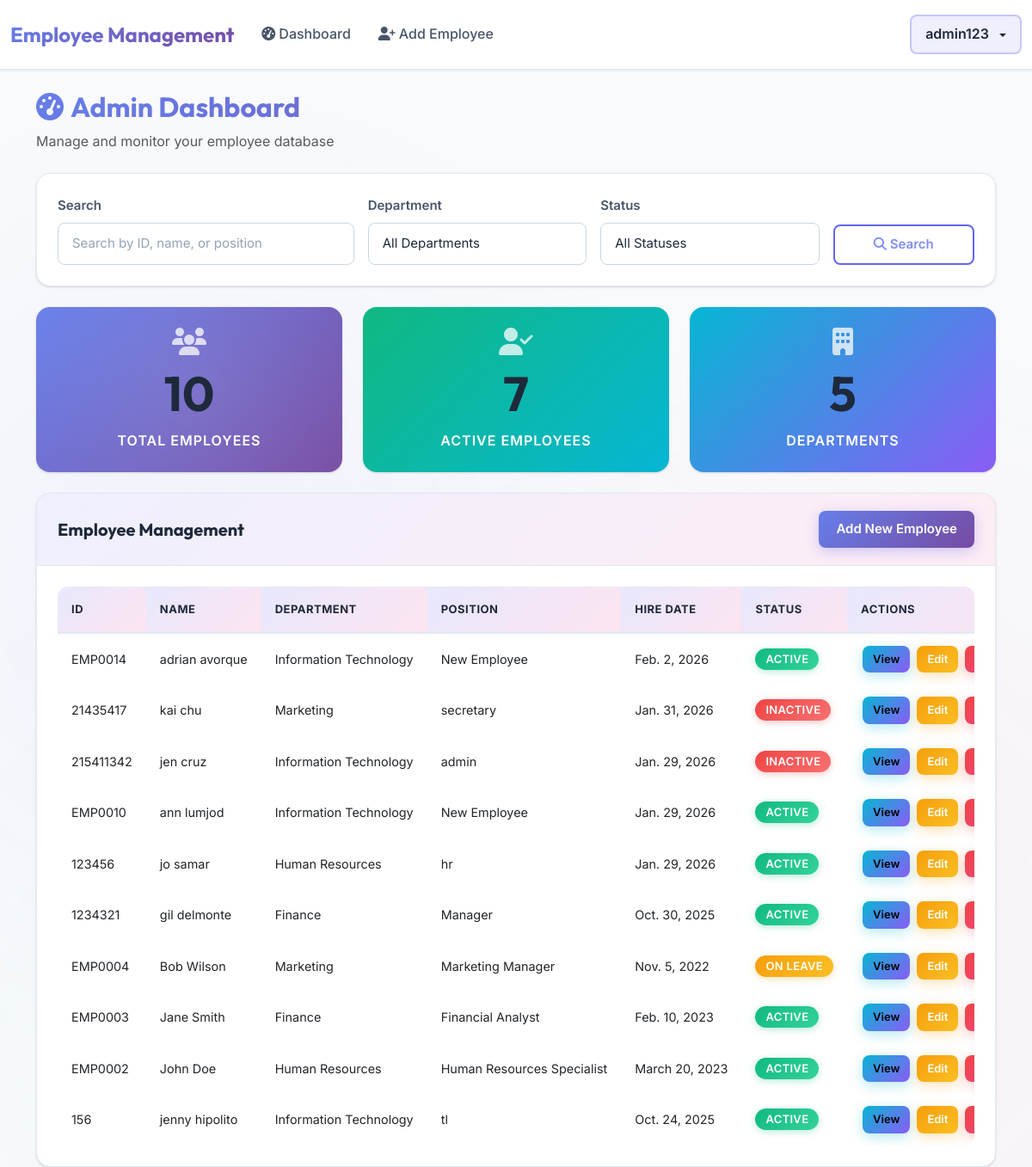
Page /employees/dashboard/ (signed in) on the committed database.
### employees/models.py (models this page shows, shortened)
class User(AbstractUser):
    ROLE_CHOICES = (
        ('admin', 'Admin'),
        ('employee', 'Employee'),
    )
    role = models.CharField(max_length=10, choices=ROLE_CHOICES, default='employee')
    phone = models.CharField(max_length=15, blank=True)
    def is_admin(self):
        return self.role == 'admin' or self.is_superuser or self.is_staff
    def get_role_display(self):
        if self.is_superuser or self.is_staff or self.role == 'admin':
            return 'Admin'
        return dict(self.ROLE_CHOICES).get(self.role, 'Employee')

class Employee(models.Model):
    DEPARTMENT_CHOICES = (
        ('IT', 'Information Technology'),
        ('HR', 'Human Resources'),
        ('FIN', 'Finance'),
        ('MKT', 'Marketing'),
        ('OPS', 'Operations'),
    )
    STATUS_CHOICES = (
        ('active', 'Active'),
        ('inactive', 'Inactive'),
        ('on_leave', 'On Leave'),
    )
    user = models.OneToOneField(User, on_delete=models.CASCADE, related_name='employee_profile')
    employee_id = models.CharField(max_length=10, unique=True)
    department = models.CharField(max_length=3, choices=DEPARTMENT_CHOICES)
    position = models.CharField(max_length=100)
    hire_date = models.DateField()
    salary = models.DecimalField(max_digits=10, decimal_places=2)
    status = models.CharField(max_length=10, choices=STATUS_CHOICES, default='active')
    address = models.TextField(blank=True)
    created_at = models.DateTimeField(auto_now_add=True)
    updated_at = models.DateTimeField(auto_now=True)
    class Meta:
        ordering = ['-created_at']

### employees/views.py (the view, shortened to what this page needs)
# urls.py: path('dashboard/', views.dashboard, name='dashboard'),
@login_required
def dashboard(request):
    if is_admin(request.user):
        query = request.GET.get('q', '')
        department = request.GET.get('department', '')
        status = request.GET.get('status', '')
        employees = Employee.objects.select_related('user').all()
        if department:
            employees = employees.filter(department=department)
        if status:
            employees = employees.filter(status=status)
        context = {
            'total_employees': Employee.objects.count(),
            'active_employees': Employee.objects.filter(status='active').count(),
            'departments': Employee.DEPARTMENT_CHOICES,
            'employees': employees,
            'query': query,
            'department': department,
            'status': status,
            'statuses': Employee.STATUS_CHOICES,
        }
        return render(request, 'employees/pages/admin_dashboard.html', context)
    else:
        employee = Employee.objects.filter(user=request.user).first()
        return render(request, 'employees/pages/employee_dashboard.html', {'employee': employee})

### employees/views.py (called while the page is built)
def is_admin(user):
    return user.is_authenticated and (getattr(user, 'role', None) == 'admin' or getattr(user, 'is_superuser', False))

### employees/templates/employees/pages/admin_dashboard.html (shortened to what this page needs)
{% extends 'employees/templates/base.html' %}
{% block content %}
<div class="container mt-4 slide-up">
  <div class="mb-4">
    <h2 class="gradient-text mb-2"><i class="fas fa-tachometer-alt me-2"></i>Admin Dashboard</h2>
    <p class="text-muted">Manage and monitor your employee database</p>
  </div>
  <div class="card mb-4">
    <div class="card-body">
      <form method="get" class="row g-3">
        <div class="col-md-4">
          <label for="q" class="form-label">Search</label>
          <input type="text" class="form-control" id="q" name="q" value="{{ query }}"
            placeholder="Search by ID, name, or position">
        </div>
        <div class="col-md-3">
          <label for="department" class="form-label">Department</label>
          <select class="form-select" id="department" name="department">
            <option value="">All Departments</option>
          </select>
        </div>
        <div class="col-md-3">
          <label for="status" class="form-label">Status</label>
          <select class="form-select" id="status" name="status">
            <option value="">All Statuses</option>
          </select>
        </div>
        <div class="col-md-2 d-flex align-items-end">
          <button type="submit" class="btn btn-outline-primary w-100">
            <i class="fas fa-search me-1"></i>Search
          </button>
        </div>
      </form>
    </div>
  </div>
  <div class="row mb-4 fade-in">
    <div class="col-md-4 mb-3 mb-md-0">
      <div class="card stats-card-primary text-white">
        <div class="card-body text-center position-relative">
          <div class="mb-2">
            <i class="fas fa-users fa-2x opacity-75"></i>
          </div>
          <h2 class="display-4 fw-bold mb-2">{{ total_employees }}</h2>
          <p class="mb-0 text-uppercase fw-semibold" style="letter-spacing: 1px;">Total Employees</p>
        </div>
      </div>
    </div>
    <div class="col-md-4 mb-3 mb-md-0">
      <div class="card stats-card-success text-white">
        <div class="card-body text-center">
          <div class="mb-2">
            <i class="fas fa-user-check fa-2x opacity-75"></i>
          </div>
          <h2 class="display-4 fw-bold mb-2">{{ active_employees }}</h2>
          <p class="mb-0 text-uppercase fw-semibold" style="letter-spacing: 1px;">Active Employees</p>
        </div>
      </div>
    </div>
    <div class="col-md-4">
      <div class="card stats-card-info text-white">
        <div class="card-body text-center">
          <div class="mb-2">
            <i class="fas fa-building fa-2x opacity-75"></i>
          </div>
          <h2 class="display-4 fw-bold mb-2">{{ departments|length }}</h2>
          <p class="mb-0 text-uppercase fw-semibold" style="letter-spacing: 1px;">Departments</p>
        </div>
      </div>
    </div>
  </div>
  <div class="row">
    <div class="col-12">
      <div class="card">
        <div class="card-header d-flex justify-content-between align-items-center">
          <h5 class="mb-0">Employee Management</h5>
          <a href="{% url 'employee_create' %}" class="btn btn-primary">Add New Employee</a>
        </div>
        <div class="card-body">
          <div class="table-responsive">
            <table class="table table-hover">
              <thead>
                <tr>
                  <th>ID</th>
                  <th>Name</th>
                  <th>Department</th>
                  <th>Position</th>
                  <th>Hire Date</th>
                  <th>Status</th>
                  <th>Actions</th>
                </tr>
              </thead>
              <tbody>
                {% for employee in employees %}
                <tr>
                  <td>{{ employee.employee_id }}</td>
                  <td>{{ employee.user.get_full_name|default:employee.user.username }}</td>
                  <td>{{ employee.get_department_display }}</td>
                  <td>{{ employee.position }}</td>
                  <td>{{ employee.hire_date }}</td>
                  <td>
                    {% if employee.status == 'active' %}
                    <span class="badge bg-success">Active</span>
                    {% elif employee.status == 'inactive' %}
                    <span class="badge bg-danger">Inactive</span>
                    {% else %}
                    <span class="badge bg-warning">On Leave</span>
                    {% endif %}
                  </td>
                  <td>
                    <a href="{% url 'employee_detail' employee.pk %}" class="btn btn-sm btn-info">View</a>
                    <a href="{% url 'employee_update' employee.pk %}" class="btn btn-sm btn-warning">Edit</a>
                    <a href="{% url 'employee_delete' employee.pk %}" class="btn btn-sm btn-danger"
                      onclick="return confirm('Are you sure you want to delete this employee? This action cannot be undone.');">Delete</a>
                  </td>
                </tr>
                {% empty %}
                <tr>
                  <td colspan="7" class="text-center">No employees found.</td>
                </tr>
                {% endfor %}
              </tbody>
            </table>
          </div>
        </div>
      </div>
    </div>
  </div>
</div>
{% endblock %}

### employees/templates/employees/organisms/navbar.html (shortened to what this page needs)
<nav class="navbar navbar-expand-lg navbar-dark bg-dark mb-4">
  <div class="container-fluid">
    <a class="navbar-brand" href="{% url 'dashboard' %}">Employee Management</a>
    <div class="collapse navbar-collapse" id="navbarNav">
      <ul class="navbar-nav me-auto">
        {% if user.is_admin or user.is_superuser %}
        <li class="nav-item">
          <a class="nav-link" href="{% url 'dashboard' %}">
            <i class="fas fa-tachometer-alt me-1"></i>Dashboard
          </a>
        </li>
        <li class="nav-item">
          <a class="nav-link" href="{% url 'employee_create' %}">
            <i class="fas fa-user-plus me-1"></i>Add Employee
          </a>
        </li>
        {% else %}
        <li class="nav-item">
          <a class="nav-link" href="{% url 'dashboard' %}">
            <i class="fas fa-user me-1"></i>My Profile
          </a>
        </li>
        {% endif %}
      </ul>
      <ul class="navbar-nav">
        <li class="nav-item dropdown">
          <a
            class="nav-link dropdown-toggle"
            href="#"
            role="button"
            data-bs-toggle="dropdown"
          >
            {{ user.get_full_name|default:user.username }}
          </a>
        </li>
      </ul>
    </div>
  </div>
</nav>

### rows in the picture
User: get_full_name "admin123"
Employee: employee_id "EMP0014", user.get_full_name "adrian avorque", department "Information Technology", position "New Employee", hire_date "Feb. 2, 2026", status "ACTIVE"
Employee: employee_id "21435417", user.get_full_name "kai chu", department "Marketing", position "secretary", hire_date "Jan. 31, 2026", status "INACTIVE"
Employee: employee_id "215411342", user.get_full_name "jen cruz", department "Information Technology", position "admin", hire_date "Jan. 29, 2026", status "INACTIVE"
Employee: employee_id "EMP0010", user.get_full_name "ann lumjod", department "Information Technology", position "New Employee", hire_date "Jan. 29, 2026", status "ACTIVE"
Employee: employee_id "123456", user.get_full_name "jo samar", department "Human Resources", position "hr", hire_date "Jan. 29, 2026", status "ACTIVE"
Employee: employee_id "1234321", user.get_full_name "gil delmonte", department "Finance", position "Manager", hire_date "Oct. 30, 2025", status "ACTIVE"
Employee: employee_id "EMP0004", user.get_full_name "Bob Wilson", department "Marketing", position "Marketing Manager", hire_date "Nov. 5, 2022", status "ON LEAVE"
Employee: employee_id "EMP0003", user.get_full_name "Jane Smith", department "Finance", position "Financial Analyst", hire_date "Feb. 10, 2023", status "ACTIVE"
Employee: employee_id "EMP0002", user.get_full_name "John Doe", department "Human Resources", position "Human Resources Specialist", hire_date "March 20, 2023", status "ACTIVE"
Employee: employee_id "156", user.get_full_name "jenny hipolito", department "Information Technology", position "tl", hire_date "Oct. 24, 2025", status "ACTIVE"

### other values in the picture
{{ total_employees }} "10"
{{ active_employees }} "7"
{{ departments|length }} "5"
